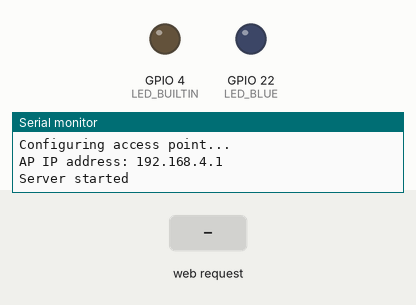
Recording of a sketch running on a simulated ESP32. Shown: output pins drawn as LEDs (lit = HIGH), the last lines printed to the serial monitor. The test bench sets the inputs (shaded band).

Above: at 1.2 s.
1.3 s: HTTP request GET /on1 received
At 1.7 s:
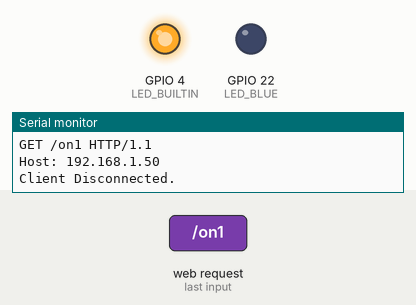
2.8 s: HTTP request GET /on2 received
At 4.0 s:
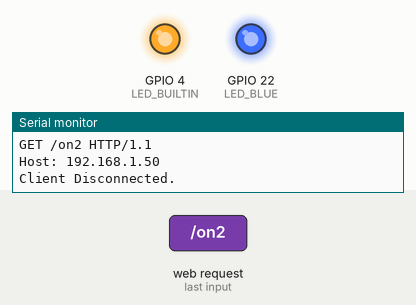
4.3 s: HTTP request GET /off1 received
At 5.2 s:
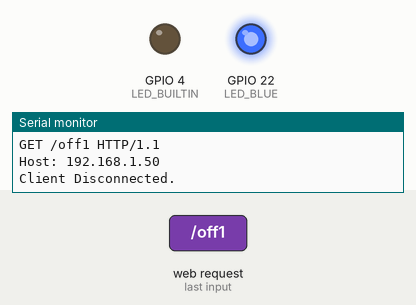
5.8 s: HTTP request GET /off2 received
At 6.3 s:
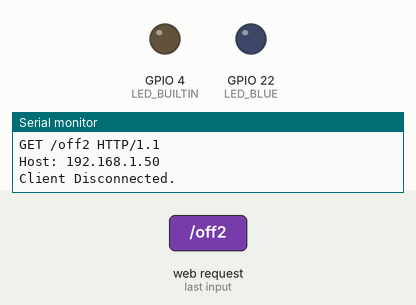
Timing chart, 0 to 8.3 s (numbered marks = the images above; inputs shaded):
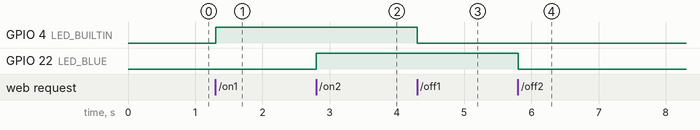

Measured:
- after the input at 1.3 s, GPIO 4 (LED_BUILTIN): LOW → HIGH at once
- after the input at 2.8 s, GPIO 22 (LED_BLUE): LOW → HIGH at once
- after the input at 4.3 s, GPIO 4 (LED_BUILTIN): HIGH → LOW at once
- after the input at 5.8 s, GPIO 22 (LED_BLUE): HIGH → LOW at once

The sketch:

WiFiAccessPoint.ino
```cpp
/*
  WiFiAccessPoint.ino creates a WiFi access point and provides a web server on it.

  Steps:
  1. Connect to the access point "yourAp"
  2. Point your web browser to http://192.168.4.1/H to turn the LED on or http://192.168.4.1/L to turn it off
     OR
     Run raw TCP "GET /H" and "GET /L" on PuTTY terminal with 192.168.4.1 as IP address and 80 as port

  Created for arduino-esp32 on 04 July, 2018
  by Elochukwu Ifediora (fedy0)
*/

#include <WiFi.h>
#include <WiFiClient.h>
#include <WiFiAP.h>

#define LED_BUILTIN 4   // Set the GPIO pin where you connected your test LED or comment this line out if your dev board has a built-in LED
#define LED_BLUE 22

// Set these to your desired credentials.
const char *ssid = "yunchen";
const char *password = "yourPassword";

WiFiServer server(80);


void setup() {
  pinMode(LED_BUILTIN, OUTPUT);
  pinMode(LED_BLUE, OUTPUT);

  Serial.begin(115200);
  Serial.println();
  Serial.println("Configuring access point...");

  // You can remove the password parameter if you want the AP to be open.
  WiFi.softAP(ssid);
  IPAddress myIP = WiFi.softAPIP();
  Serial.print("AP IP address: ");
  Serial.println(myIP);
  server.begin();

  Serial.println("Server started");
}

void loop() {
  WiFiClient client = server.available();   // listen for incoming clients

  if (client) {                             // if you get a client,
    Serial.println("New Client.");           // print a message out the serial port
    String currentLine = "";                // make a String to hold incoming data from the client
    while (client.connected()) {            // loop while the client's connected
      if (client.available()) {             // if there's bytes to read from the client,
        char c = client.read();             // read a byte, then
        Serial.write(c);                    // print it out the serial monitor
        if (c == '\n') {                    // if the byte is a newline character

          // if the current line is blank, you got two newline characters in a row.
          // that's the end of the client HTTP request, so send a response:
          if (currentLine.length() == 0) {
            // HTTP headers always start with a response code (e.g. HTTP/1.1 200 OK)
            // and a content-type so the client knows what's coming, then a blank line:
            client.println("HTTP/1.1 200 OK");
            client.println("Content-type:text/html");
            client.println();

            // the content of the HTTP response follows the header:
            client.print("<body background=\"bg.jpeg\" style=\"text-align:center;\">");

            client.print("<br><br><br> <a href=\"/on1\"><button type=\"button\">turn on red</button></a><br><br><br>");
            client.print("<a href=\"/off1\"><button type=\"button\">turn off red</button></a><br><br><br><br><br><br><br>");


            client.print("<a href=\"/on2\"><button type=\"button\">turn on blue</button></a><br><br><br>");
            client.print("<a href=\"/off2\"><button type=\"button\">turn off blue</button></a><br><br><br><br><br><br><br>");

            client.print("</body");

            // The HTTP response ends with another blank line:
            client.println();
            // break out of the while loop:
            break;
          } else {    // if you got a newline, then clear currentLine:
            currentLine = "";
          }
        } else if (c != '\r') {  // if you got anything else but a carriage return character,
          currentLine += c;      // add it to the end of the currentLine
        }
        // Check to see if the client request was "GET /H" or "GET /L":
        if (currentLine.endsWith("GET /on1")) {
          digitalWrite(LED_BUILTIN, HIGH);               // GET /H turns the LED on
        }
        if (currentLine.endsWith("GET /off1")) {
          digitalWrite(LED_BUILTIN, LOW);                // GET /L turns the LED off
        }


        if (currentLine.endsWith("GET /on2")) {

          digitalWrite(LED_BLUE, HIGH);               // GET /H turns the LED on
        }
        if (currentLine.endsWith("GET /off2")) {
          digitalWrite(LED_BLUE, LOW);                // GET /L turns the LED off
        }
      }
    }
    // close the connection:
    client.stop();
    Serial.println("Client Disconnected.");
  }
}
```
